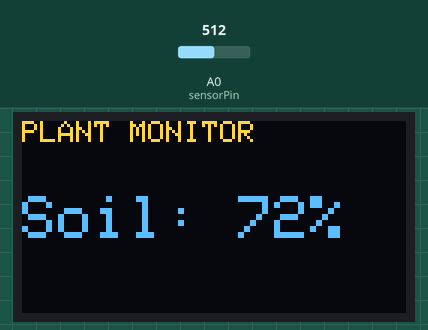
Recording of a sketch running on a simulated Arduino Uno, built with avr-gcc and run on an emulated ATmega328P. Parts: 128×64 one-colour display. Inputs (shaded band) come from the test bench; at power-on: A0 (sensorPin) = 512. The OLED is the two-colour kind (top 16 rows yellow); what the sketch prints to the serial monitor is not drawn.

Above: at 1.8 s.
1.9 s: A0 (sensorPin) set to 527
At 2.6 s:
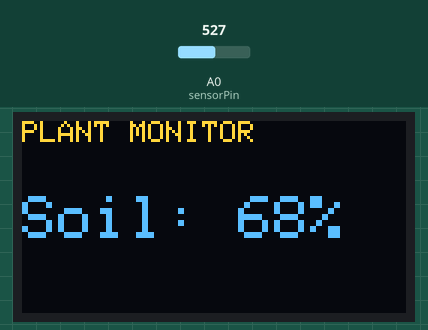
3.6 s: A0 (sensorPin) set to 716
At 5.1 s:
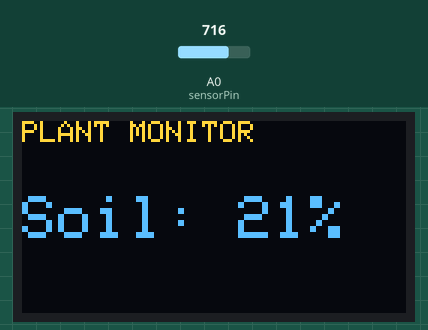
5.6 s: A0 (sensorPin) set to 900
At 7.6 s:
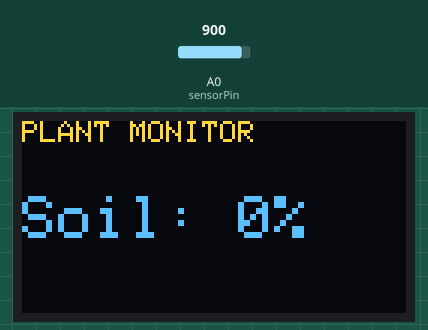
Timing chart, 0 to 9.1 s (numbered marks = the images above; inputs shaded):
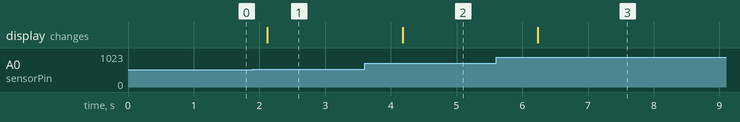

The sketch:

working-plant.ino
```cpp
#include <Wire.h>
#include <Adafruit_GFX.h>
#include <Adafruit_SSD1306.h>

#define SCREEN_WIDTH 128 // OLED display width, in pixels
#define SCREEN_HEIGHT 64 // OLED display height, in pixels
#define OLED_RESET    -1 // Reset pin # (or -1 if sharing Arduino reset pin)

// Initialize the display using the I2C address 0x3C (common for most 128x64 OLEDs)
Adafruit_SSD1306 display(SCREEN_WIDTH, SCREEN_HEIGHT, &Wire, OLED_RESET);

const int sensorPin = A0; // Soil moisture sensor pin

// Calibration values (Adjust these based on your own testing)
const int DryValue = 800;  // Raw ADC value when sensor is completely dry
const int WetValue = 400;  // Raw ADC value when sensor is fully submerged in water

void setup() {
  Serial.begin(9600);

  // Initialize OLED display. If it fails, halt program.
  if(!display.begin(SSD1306_SWITCHCAPVCC, 0x3C)) {
    Serial.println(F("SSD1306 allocation failed"));
    for(;;); // Don't proceed, loop forever
  }

  display.clearDisplay();
  display.setTextColor(SSD1306_WHITE);
}

void loop() {
  // Read the raw analog value from the sensor
  int rawValue = analogRead(sensorPin);

  // Convert raw value to a percentage (0% to 100%)
  // map(value, fromLow, fromHigh, toLow, toHigh)
  int moisturePercent = map(rawValue, DryValue, WetValue, 0, 100);

  // Restrict values strictly within the 0-100 range
  moisturePercent = constrain(moisturePercent, 0, 100);

  // Debugging output sent to the Arduino Serial Monitor
  Serial.print("Raw Value: ");
  Serial.print(rawValue);
  Serial.print(" | Moisture: ");
  Serial.print(moisturePercent);
  Serial.println("%");

  // Format and update the OLED screen
  display.clearDisplay();     // Wipe the previous frame

  display.setTextSize(1);     // Small text size for header
  display.setCursor(0, 0);    // Start at top-left corner
  display.print("PLANT MONITOR");

  display.setTextSize(2);     // Larger text size for moisture metric
  display.setCursor(0, 25);   // Move cursor lower down
  display.print("Soil: ");
  display.print(moisturePercent);
  display.print("%");

  display.display();          // Push everything to the physical screen

  delay(1000);                // Wait 1 second before refreshing
}
```

Measured:
- the behaviour switches between 512 and 513 on A0 (sensorPin) (found by bisection; images 0 and 1)
- after the input at 1.9 s, the display: changes after 0.22 s (image 1)
- after the input at 3.6 s, the display: changes after 0.58 s (image 2)
- after the input at 5.6 s, the display: changes after 0.64 s (image 3)
